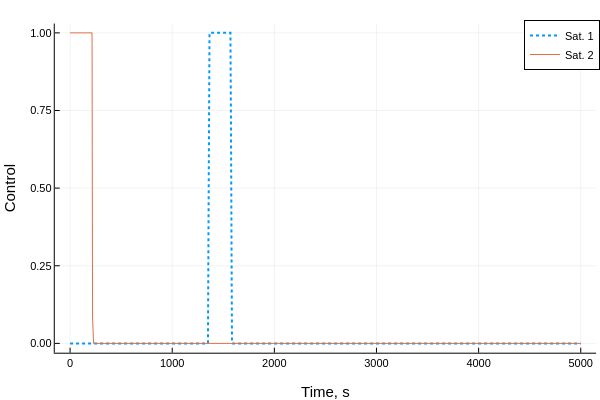

Notebook code cell kept with this figure:
### Code cell
using Plots
plotlyjs()

mylabel = String[]
mylabel1 = String[]
mylabel2 = String[]
for i = 1:num_sat
    append!(mylabel,["Sat. 1-"*string(i+1)])
    append!(mylabel1,["Sat. 1"])
    append!(mylabel2,["Sat. "*string(i+1)])
end

plot(thist,u1hist,label=permutedims(mylabel1),ls=:dot, linewidth=2)
plot!(thist,u2hist,label=permutedims(mylabel2))
plot!(xlabel="Time, s", ylabel = "Control")

### Figure 1 — Plotly figure (JSON) as saved in the notebook; plotly's stock layout.template omitted (floating-point values rounded to 4 significant figures; data arrays with more than 128 entries replaced by an {"elided": "..."} marker saying what was removed)
{"data": [{"colorbar": {"len": 0.9143, "title": "", "x": 0.9934, "y": 0.533}, "legendgroup": "Sat. 1", "line": {"color": "rgba(0, 154, 250, 1.000)", "dash": "dot", "shape": "linear", "width": 2}, "mode": "lines", "name": "Sat. 1", "showlegend": true, "type": "scatter", "x": {"elided": "1001 int values"}, "xaxis": "x", "y": {"elided": "1001 float values"}, "yaxis": "y", "zmax": null, "zmin": null}, {"colorbar": {"len": 0.9143, "title": "", "x": 0.9934, "y": 0.533}, "legendgroup": "Sat. 2", "line": {"color": "rgba(227, 111, 71, 1.000)", "dash": "solid", "shape": "linear", "width": 1}, "mode": "lines", "name": "Sat. 2", "showlegend": true, "type": "scatter", "x": {"elided": "1001 int values"}, "xaxis": "x", "y": {"elided": "1001 float values"}, "yaxis": "y", "zmax": null, "zmin": null}], "layout": {"annotations": [], "height": 400, "legend": {"bgcolor": "rgba(255, 255, 255, 1.000)", "bordercolor": "rgba(0, 0, 0, 1.000)", "borderwidth": 1, "font": {"color": "rgba(0, 0, 0, 1.000)", "family": "sans-serif", "size": 11}, "title": {"font": {"color": "rgba(0, 0, 0, 1.000)", "family": "sans-serif", "size": 15}, "text": ""}, "tracegroupgap": 0, "traceorder": "normal", "x": 1, "xanchor": "auto", "y": 1, "yanchor": "auto"}, "margin": {"b": 20, "l": 0, "r": 0, "t": 20}, "paper_bgcolor": "rgba(255, 255, 255, 1.000)", "plot_bgcolor": "rgba(255, 255, 255, 1.000)", "showlegend": true, "width": 600, "xaxis": {"anchor": "y", "domain": [0.09128, 0.9934], "gridcolor": "rgba(0, 0, 0, 0.100)", "gridwidth": 0.5, "linecolor": "rgba(0, 0, 0, 1.000)", "mirror": false, "range": [-150, 5150], "showgrid": true, "showline": true, "showticklabels": true, "tickangle": 0, "tickcolor": "rgb(0, 0, 0)", "tickfont": {"color": "rgba(0, 0, 0, 1.000)", "family": "sans-serif", "size": 11}, "tickmode": "array", "ticks": "inside", "ticktext": ["0", "1000", "2000", "3000", "4000", "5000"], "tickvals": [0, 1000, 2000, 3000, 4000, 5000], "title": "Time, s", "titlefont": {"color": "rgba(0, 0, 0, 1.000)", "family": "sans-serif", "size": 15}, "type": "-", "visible": true, "zeroline": false, "zerolinecolor": "rgba(0, 0, 0, 1.000)"}, "yaxis": {"anchor": "x", "domain": [0.07581, 0.9902], "gridcolor": "rgba(0, 0, 0, 0.100)", "gridwidth": 0.5, "linecolor": "rgba(0, 0, 0, 1.000)", "mirror": false, "range": [-0.03, 1.03], "showgrid": true, "showline": true, "showticklabels": true, "tickangle": 0, "tickcolor": "rgb(0, 0, 0)", "tickfont": {"color": "rgba(0, 0, 0, 1.000)", "family": "sans-serif", "size": 11}, "tickmode": "array", "ticks": "inside", "ticktext": ["0.00", "0.25", "0.50", "0.75", "1.00"], "tickvals": [0, 0.25, 0.5, 0.75, 1], "title": "Control", "titlefont": {"color": "rgba(0, 0, 0, 1.000)", "family": "sans-serif", "size": 15}, "type": "-", "visible": true, "zeroline": false, "zerolinecolor": "rgba(0, 0, 0, 1.000)"}}}
